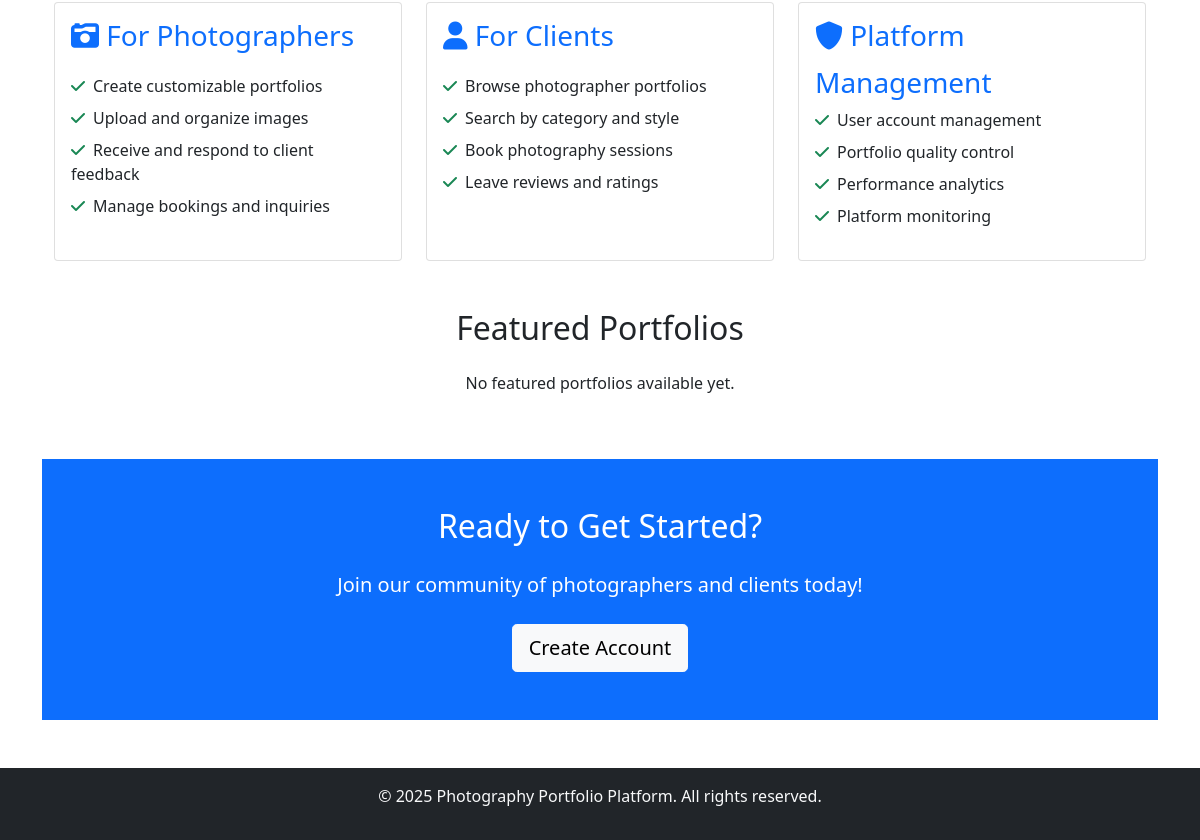
The app's page / (lower part), older data.
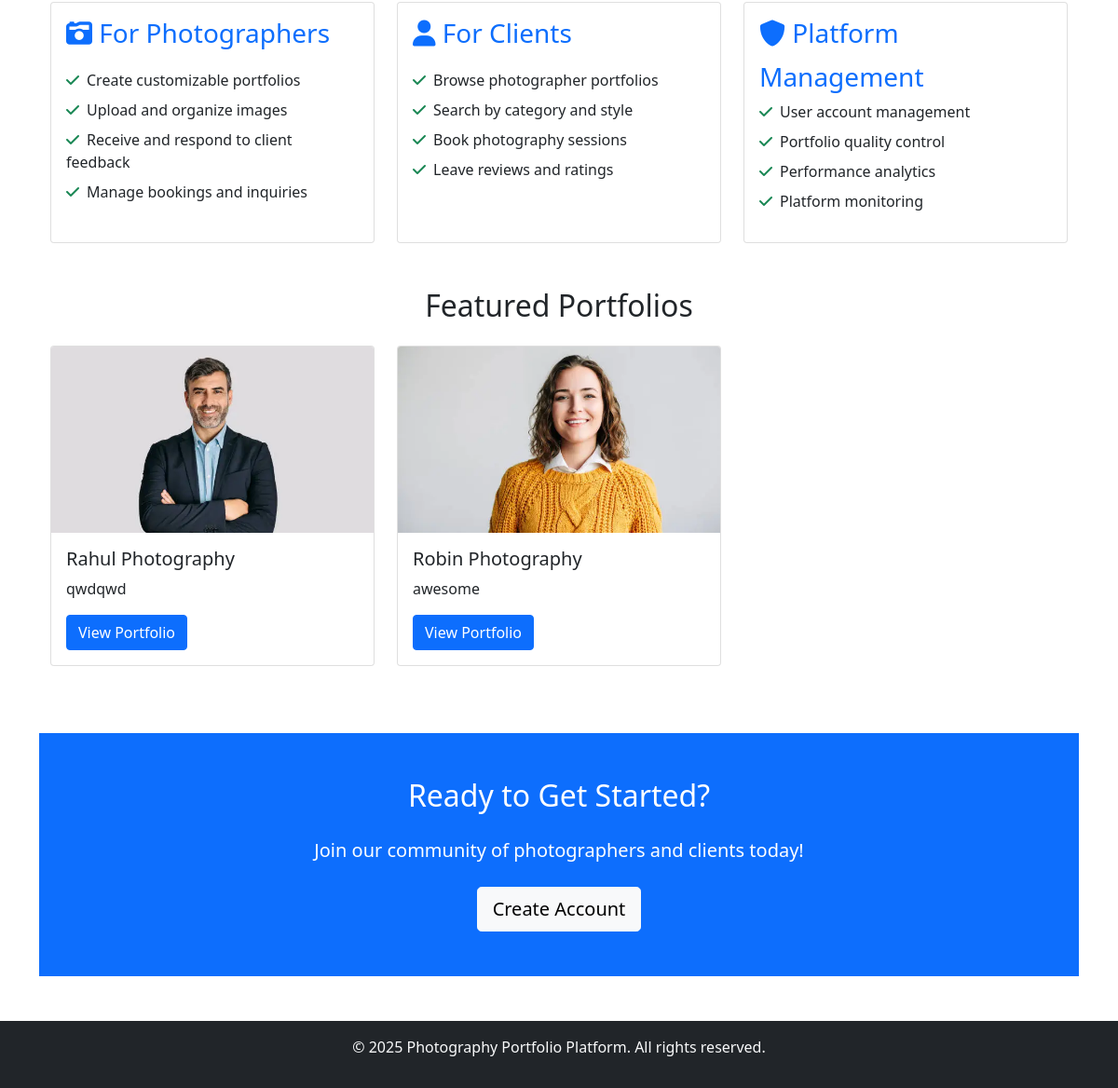
The same page, newer data.
### photographer/models.py (models this page shows, shortened)
class Portfolio(models.Model):
    SPECIALIZATION_CHOICES = [
        ('portrait', 'Portrait Photography'),
        ('wedding', 'Wedding Photography'),
        ('landscape', 'Landscape Photography'),
        ('fashion', 'Fashion Photography'),
        ('wildlife', 'Wildlife Photography'),
    ]
    photographer = models.OneToOneField(User, on_delete=models.CASCADE)
    title = models.CharField(max_length=200)
    description = models.TextField()
    specialization = models.CharField(max_length=20, choices=SPECIALIZATION_CHOICES)
    experience = models.IntegerField(help_text="Years of experience")
    is_approved = models.BooleanField(default=False)
    created_at = models.DateTimeField(auto_now_add=True)
    updated_at = models.DateTimeField(auto_now=True)

class Image(models.Model):
    portfolio = models.ForeignKey(Portfolio, on_delete=models.CASCADE, related_name='images')
    image = models.ImageField(upload_to='portfolio_images/')
    title = models.CharField(max_length=200)
    description = models.TextField(blank=True)
    category = models.CharField(max_length=50)
    upload_date = models.DateTimeField(auto_now_add=True)

### user_management/views.py (the view)
# urls.py: 2. Add a URL to urlpatterns:  path('', views.home, name='home')
def home(request):
    featured_portfolios = Portfolio.objects.filter(
        is_approved=True
    ).annotate(
        avg_rating=Avg('feedback__rating')
    ).order_by('-avg_rating')[:3]
    return render(request, 'user_management/home.html', {
        'featured_portfolios': featured_portfolios
    })

### user_management/templates/user_management/home.html (shortened to what the changed rows need)
{% extends 'base.html' %}
{% load static %}
{% block content %}
<div class="container mb-5">
    <h2 class="text-center mb-4">Featured Portfolios</h2>
    <div class="row">
        {% for portfolio in featured_portfolios|slice:":3" %}
            <div class="col-md-4 mb-4">
                <div class="card">
                    {% with first_image=portfolio.images.first %}
                        {% if first_image %}
                            <img src="{{ first_image.image.url }}" class="card-img-top" alt="{{ portfolio.title }}" style="height: 200px; object-fit: cover;">
                        {% else %}
                            <div class="bg-secondary text-white d-flex align-items-center justify-content-center" style="height: 200px;">
                                <i class="fas fa-camera fa-3x"></i>
                            </div>
                        {% endif %}
                    {% endwith %}
                    <div class="card-body">
                        <h5 class="card-title">{{ portfolio.title }}</h5>
                        <p class="card-text">{{ portfolio.description|truncatewords:20 }}</p>
                        <a href="{% url 'portfolio_detail' portfolio.id %}" class="btn btn-primary">View Portfolio</a>
                    </div>
                </div>
            </div>
        {% empty %}
            <div class="col-12 text-center">
                <p>No featured portfolios available yet.</p>
            </div>
        {% endfor %}
    </div>
</div>
<div class="container-fluid bg-primary text-white py-5">
    <div class="container text-center">
        <h2 class="mb-4">Ready to Get Started?</h2>
    </div>
</div>
{% endblock %}

Row changes from the older to the newer data that the page shows:
added Portfolio: images.first.image (picture), title "Rahul Photography", description "qwdqwd"
now on this page (row edited): Portfolio: images.first.image (picture), title "Robin Photography", description "awesome"
Text that changed along with them:
text no longer shown: "No featured portfolios available yet."
